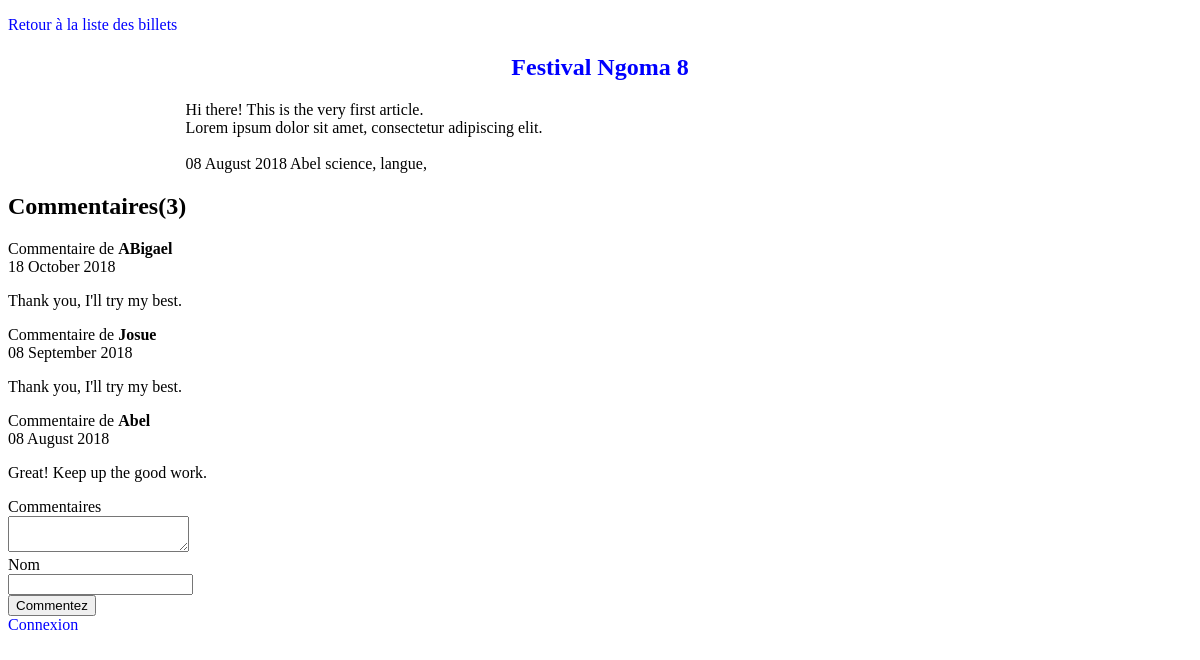
Page /index.php?action=post&id=1 on the committed database.
### tables this page shows
create table t_post (
    pst_id integer not null primary key auto_increment,
    pst_title varchar(150) not null,
    pst_content text not null,
    pst_date datetime not null
);

create table t_tag (
    tag_id integer not null primary key auto_increment,
    tag_name varchar(30) not null
);

create table t_comment (
    cmt_id integer not null primary key auto_increment,
    cmt_content text not null,
    pst_id integer not null,
    cmt_author varchar(30) not null,
    cmt_date datetime not null,
    cmt_email varchar(30),
    cmt_web varchar(50),
     
    constraint fk_cmt_pst foreign key(pst_id) references t_post(pst_id)
     
);

### controller/frontend.php (called while the page is built, shortened)
<?php
require_once('model/PostManager.php');
require_once('model/CommentManager.php');
require_once('model/TagManager.php');
function post() {
  $postManager = new PostManager();
  $commentManager = new CommentManager();
  $tagManager = new TagManager();
  $post = $postManager->getPost($_GET['id']);
  $comments = $commentManager->getComments($_GET['id']);
  $tags = $tagManager->getTags($_GET['id']);
  $cmt_number = $commentManager->countComments($_GET['id']);
  require('view/frontend/postView.php');
}

### model/PostManager.php (called while the page is built, shortened)
<?php
class PostManager extends Manager
{
  public function getPost($postId)
  {
    $db_conct = $this->dbConnect();
    $sql = 'SELECT pst_id, pst_title, pst_content, DATE_FORMAT(pst_date, \'%d %M %Y\') AS pst_date_fr FROM t_post WHERE pst_id = ?';
    $stmt = $db_conct->prepare($sql);
    $stmt->execute(array($postId));
    $post = $stmt->fetch();
    return $post;
  }
}

### model/TagManager.php (called while the page is built, shortened)
<?php
class TagManager extends Manager
{
  public function getTags($postId)
  {
    $db_conct = $this->dbConnect();
    $sql = 'SELECT tag_name
            FROM t_tag tg
            INNER JOIN t_pst_tag pTg
            ON pTg.tag_id = tg.tag_id
            INNER JOIN t_post p
            ON p.pst_id = tg.tag_id
            WHERE pTg.pst_id = ?';
      $tags = $db_conct->prepare($sql);
      $tags->execute(array($postId));
      return $tags;
  }
}

### model/CommentManager.php (called while the page is built, shortened)
<?php
class CommentManager extends Manager
{
  public function getComments($postId)
  {
    $db_conct = $this->dbConnect();
      $comments = $db_conct->prepare('SELECT cmt_id, cmt_content, cmt_author, DATE_FORMAT(cmt_date, \'%d %M %Y\') AS cmt_date_fr FROM t_comment WHERE pst_id = ? ORDER BY cmt_date DESC');
      $comments->execute(array($postId));
    return $comments;
  }
  public function countComments($postId)
  {
    $db_conct = $this->dbConnect();
    $number = $db_conct->prepare('SELECT COUNT(*) AS nb FROM t_comment WHERE pst_id = ?');
    $number->execute(array($postId));
    $cmt_number = $number->fetch();
    return $cmt_number;
  }
}

### view/frontend/postView.php (the view, shortened to what this page needs)
<p><a href="index.php">Retour à la liste des billets</a></p>
    <div class="post">
      <article class="">
        <header class="entry-header">
          <h1>
            <a href="index.php?action=post&amp;id=<?php echo $post['pst_id']; ?>"><?php echo htmlspecialchars ($post['pst_title']); ?></a>
          </h1>
        </header>
        <div class="entry-content">
          <?php echo nl2br(htmlspecialchars ($post['pst_content'])); ?>
        </div>
<br>
        <footer class="entry-footer">
          <span class="posted-on"><?php echo $post['pst_date_fr']; ?></span>
          <span class="by">Abel</span>
          <span class="">
            <?php
              while ($tag = $tags->fetch()) {
                  echo $tag['tag_name']. ', ';
              }
            ?>
          </span>
        </footer>
      </article>
    </div>
    <h2>Commentaires(<?php echo $cmt_number['nb']; ?>)</h2>
<?php
    while ($comment = $comments->fetch())
    {
?>
      <p> Commentaire de <strong> <?php echo htmlentities($comment['cmt_author']); ?></strong><br>
        <?php echo $comment['cmt_date_fr']; ?>
      </p>
      <p>
        <?php echo nl2br(htmlspecialchars($comment['cmt_content'])); ?>
      </p>
<?php
  }
?>
<form class="" action="index.php?action=addComment&amp;id=<?php echo $post['pst_id']; ?>" method="post">
  <div>
    <label for="comment">Commentaires</label><br>
    <textarea name="comment" id="comment"></textarea>
  </div>
  <div class="">
    <label for="author">Nom</label><br>
    <input type="text" name="author" id="author">
  </div>
  <div class="">
    <input type="submit" value="Commentez">
  </div>
</form>
<?php require('template.php'); ?>

### public/css/style.css (style rules this page uses)
h1, h3 { text-align:center; }
.post { width:70%; margin:auto; }
a { text-decoration: none; color: blue; }

### rows in the picture
t_post: pst_title "Festival Ngoma 8", pst_content "Hi there! This is the very first article. Lorem ipsum dolor sit amet, consectetur adipiscing elit."
t_tag: tag_name "science"
t_tag: tag_name "langue"
t_comment: cmt_author "ABigael", cmt_date_fr "18 October 2018", cmt_content "Thank you, I'll try my best."
t_comment: cmt_author "Josue", cmt_date_fr "08 September 2018", cmt_content "Thank you, I'll try my best."
t_comment: cmt_author "Abel", cmt_date_fr "08 August 2018", cmt_content "Great! Keep up the good work."

### other values in the picture
$post['pst_date_fr'] "08 August 2018"
$cmt_number['nb'] "3"
